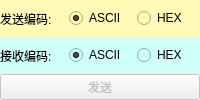
           <widget class="QWidget" name="widget_10" native="true">
            <property name="sizePolicy">
             <sizepolicy hsizetype="Maximum" vsizetype="Maximum">
              <horstretch>0</horstretch>
              <verstretch>0</verstretch>
             </sizepolicy>
            </property>
            <layout class="QVBoxLayout" name="verticalLayout_4">
             <property name="spacing">
              <number>0</number>
             </property>
             <property name="leftMargin">
              <number>0</number>
             </property>
             <property name="topMargin">
              <number>0</number>
             </property>
             <property name="rightMargin">
              <number>0</number>
             </property>
             <property name="bottomMargin">
              <number>0</number>
             </property>
             <item>
              <widget class="QWidget" name="widget_11" native="true">
               <property name="styleSheet">
                <string notr="true">background-color: rgb(255, 250, 184);</string>
               </property>
               <layout class="QHBoxLayout" name="horizontalLayout_12">
                <property name="spacing">
                 <number>6</number>
                </property>
                <property name="leftMargin">
                 <number>0</number>
                </property>
                <property name="topMargin">
                 <number>0</number>
                </property>
                <property name="rightMargin">
                 <number>0</number>
                </property>
                <property name="bottomMargin">
                 <number>0</number>
                </property>
                <item>
                 <widget class="QLabel" name="label_17">
                  <property name="text">
                   <string>发送编码: </string>
                  </property>
                 </widget>
                </item>
                <item>
                 <widget class="QRadioButton" name="radioButton_udp_ascii">
                  <property name="text">
                   <string>ASCII</string>
                  </property>
                  <property name="checked">
                   <bool>true</bool>
                  </property>
                 </widget>
                </item>
                <item>
                 <widget class="QRadioButton" name="radioButton_udp_hex">
                  <property name="text">
                   <string>HEX</string>
                  </property>
                 </widget>
                </item>
               </layout>
              </widget>
             </item>
             <item>
              <widget class="QWidget" name="widget_12" native="true">
               <property name="styleSheet">
                <string notr="true">background-color: rgb(208, 255, 250);</string>
               </property>
               <layout class="QHBoxLayout" name="horizontalLayout_13">
                <property name="spacing">
                 <number>6</number>
                </property>
                <property name="leftMargin">
                 <number>0</number>
                </property>
                <property name="topMargin">
                 <number>0</number>
                </property>
                <property name="rightMargin">
                 <number>0</number>
                </property>
                <property name="bottomMargin">
                 <number>0</number>
                </property>
                <item>
                 <widget class="QLabel" name="label_18">
                  <property name="text">
                   <string>接收编码: </string>
                  </property>
                 </widget>
                </item>
                <item>
                 <widget class="QRadioButton" name="radioButton_udp_ascii_2">
                  <property name="text">
                   <string>ASCII</string>
                  </property>
                  <property name="checked">
                   <bool>true</bool>
                  </property>
                 </widget>
                </item>
                <item>
                 <widget class="QRadioButton" name="radioButton_udp_hex_2">
                  <property name="text">
                   <string>HEX</string>
                  </property>
                 </widget>
                </item>
               </layout>
              </widget>
             </item>
             <item>
              <widget class="QPushButton" name="pushButton_udp_send">
               <property name="enabled">
                <bool>false</bool>
               </property>
               <property name="text">
                <string>发送</string>
               </property>
              </widget>
             </item>
            </layout>
           </widget>
